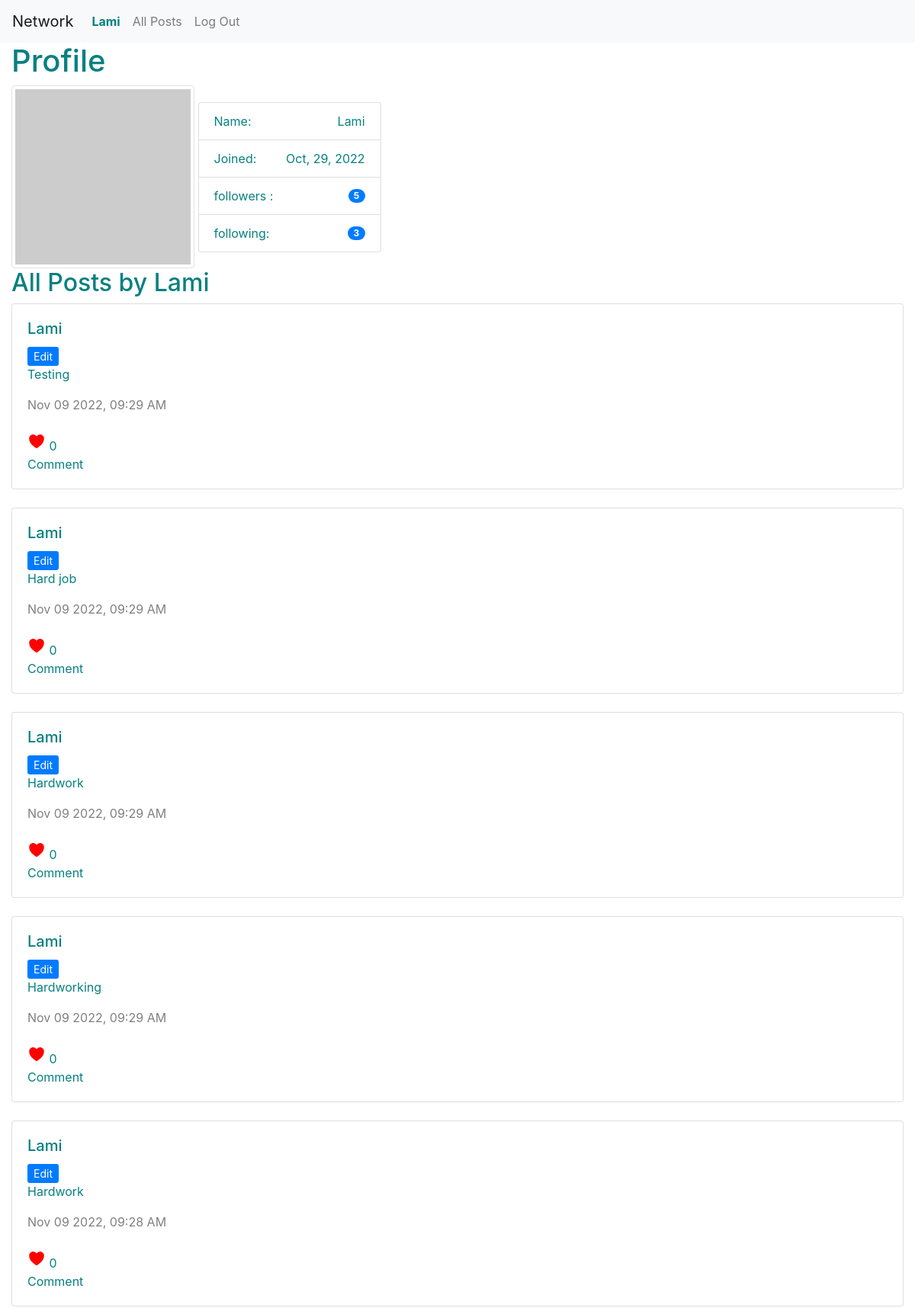
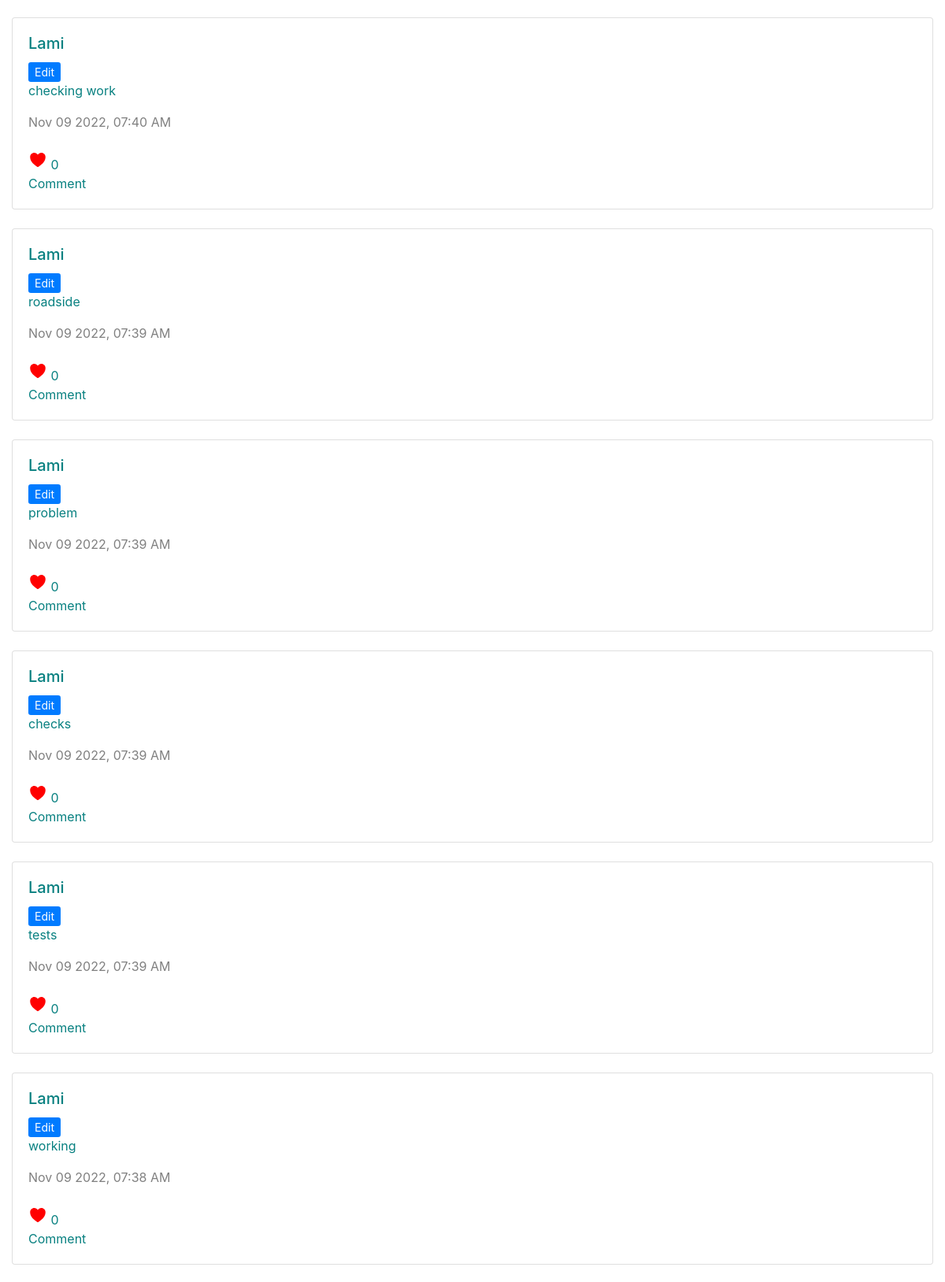
The app's page /profile/Lami (signed in, upper part) with its own data (2 pictures, top to bottom).
### network/models.py (models this page shows, shortened)
class User(AbstractUser):
    def __str__(self):
        return f'{self.username}'

class UserPost(models.Model):
    author = models.ForeignKey(User, on_delete=models.CASCADE, related_name="userposts", null=False)
    content = models.TextField(verbose_name="Post", default="", max_length=2048, null=False)
    timestamps = models.DateTimeField(auto_now_add=True)
    like = models.BooleanField(default=False)
    likes =  models.IntegerField(default=0)
    def serialize(self):
        return {
            "id": self.id,
            "author": self.author.username,
            "content": self.content,
            "timestamps": self.timestamps.strftime("%b %d %Y, %I:%M %p"),
            "like": self.like,
            "self": self.likes,
        }

### network/views.py (the view)
# urls.py: path("profile", views.user_profile, name="profile"),
def user_profile(request, profile_name):
    profiler = User.objects.get(username=profile_name)
    print(User._meta.get_fields())
    profile_posts = profiler.userposts.all()
    profile_posts = profile_posts.order_by("-timestamps").all()
    profile_posts = [post.serialize() for post in profile_posts]
    followed = profiler.followed.all()
    followers = profiler.followings.all()
    num_followed = Following.objects.all().filter(followers=profiler.pk)
    print(num_followed)
    print((sum([True for n in num_followed])))
    print(bool(followed))
    print(Following._meta.get_fields())
    num_followers = sum([True for name in followers])
    return render(request, 'network/profile.html', {
        'profile_users' : profiler,
        'posts': profile_posts,
        'followers': list(str(followed).split(' '))[2] if followed else "0",
        'followed': num_followers,
        })

### network/models.py (called while the page is built)
    def __repr__(self):
        num = int(sum([True for n in self.followers.all()]))
        return f' {num} followers'

### network/templates/network/profile.html (shortened to what this page needs)
{% extends "network/layout.html" %}
{% load static %}
{% block body %}
<div><h1> Profile </h1>
    <img src="https://robohash.org/23.238.193.4.png" style="width:20vw; display: inline-block;" class="img-fluid img-thumbnail" alt="Responsive image"/>
<ul class="list-group"  style="width:20vw; display: inline-block; vertical-align:middle;">
<li class="list-group-item d-flex justify-content-between align-items-center">
  Name:
    <span class="text">{{ profile_users.username  }}</span>
  </li>
   <li class="list-group-item d-flex justify-content-between align-items-center">
      Joined:
    <span class="text-capitalize text-wrap">{{ profile_users.date_joined|date:"M, d, Y" }}</span>
  </li>
  <li class="list-group-item d-flex justify-content-between align-items-center">
     followers :
    <span class="badge badge-primary badge-pill">{{ followers }}</span>
  </li>
  <li class="list-group-item d-flex justify-content-between align-items-center">
  following:
    <span class="badge badge-primary badge-pill">{{ followed }}</span>
  </li>
</ul>
</div>
<h2 id="title_page"> All Posts by {{ profile_users.username }}</h2>
<div id="posts-section">
	{% for post in posts%}
	 <div class="card">
      <div class="card-body">
        <h5 class="card-title"> {{ post.author }}</h5>
        {% if user.pk == profile_users.pk %}
        <a href="#" class="card-link btn-sm btn-primary editBtn"  data-post="{{ post.id }}"  role='button'> Edit </a>
        {% endif %}
        <p class="card-text" id="{{ post.id }}"> {{ post.content }} </p>
    	<span style=color:grey;> {{ post.timestamps }} </span> <br/>
    	<br/>
        <span href="#" class="card-link"> <ion-icon name="heart"></ion-icon> </span> <span> {{ post.self }} <br/> Comment</span>
      </div>
    </div>
    {% empty %}
    No Post yet
	{% endfor %}
</div>
{% endblock %}

### network/templates/network/layout.html (shortened to what this page needs)
{% load static %}
<!DOCTYPE html>
<html lang="en">
    <head>
        <link rel="stylesheet" href="https://stackpath.bootstrapcdn.com/bootstrap/4.4.1/css/bootstrap.min.css">
        <link href="{% static 'network/styles.css' %}" rel="stylesheet">
    </head>
    <body>
        <nav class="navbar navbar-expand-lg navbar-light bg-light">
            <a class="navbar-brand" href="#">Network</a>
            <div>
              <ul class="navbar-nav mr-auto">
                {% if user.is_authenticated %}
                    <li class="nav-item">
                        <a class="nav-link" data-page="profile" href="{%  url 'profile_id' user.username %}"><strong id="username" >{{ user.username }}</strong></a>
                    </li>
                {% endif %}
                <li class="nav-item">
                  <a class="nav-link" id="all" data-page="all" href="{% url 'index' %}">All Posts</a>
                </li>
                {% if user.is_authenticated %}
                    <li class="nav-item">
                        <a class="nav-link" href="{% url 'logout' %}">Log Out</a>
                    </li>
                {% endif %}
              </ul>
            </div>
          </nav>
        <div class="body container-fluid">
            {% block body %}
            {% endblock %}
        </div>
    </body>
</html>

### network/static/network/styles.css (style rules this page uses)
* { color: #088080; }
.card { margin-bottom: 1.5em; }
span ion-icon { font-size: 1.5rem; color: red; }

### records on screen
User: username "Lami", date_joined "Oct, 29, 2022", author "Lami" "Lami" "Lami" "Lami" "Lami" "Lami" "Lami" "Lami" "Lami" "Lami" "Lami"
UserPost: content "Testing"
UserPost: content "Hard job"
UserPost: content "Hardwork"
UserPost: content "Hardworking"
UserPost: content "Hardwork"
UserPost: content "checking work"
UserPost: content "roadside"
UserPost: content "problem"
UserPost: content "checks"
UserPost: content "tests"
UserPost: content "working"

### other values on screen
{{ followers }} "5"
{{ followed }} "3"
{{ post.timestamps }} "Nov 09 2022, 09:29 AM" "Nov 09 2022, 09:29 AM" "Nov 09 2022, 09:29 AM" "Nov 09 2022, 09:29 AM" "Nov 09 2022, 09:28 AM" "Nov 09 2022, 07:40 AM" "Nov 09 2022, 07:39 AM" "Nov 09 2022, 07:39 AM" "Nov 09 2022, 07:39 AM" "Nov 09 2022, 07:39 AM" "Nov 09 2022, 07:38 AM"
{{ post.self }} "0" "0" "0" "0" "0" "0" "0" "0" "0" "0" "0"
